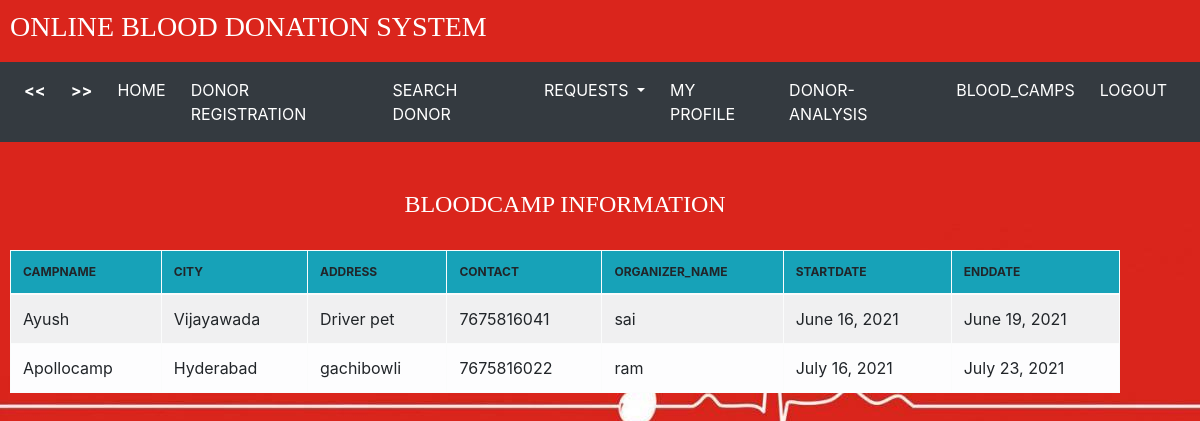
The app's page /bloodcamp/ with its own data.
### myapp/models.py (models this page shows)
class bloodcamp(models.Model):
	campname=models.CharField(max_length=40,default=None)
	address=models.CharField(max_length=40,default=None)
	city=models.CharField(max_length=40,default=None)
	contact=models.CharField(max_length=10,default=None)
	organizername=models.CharField(max_length=10,default=None,null=True,blank=True)
	startdate=models.DateField(max_length=10,default=None,null=True,blank=True)
	enddate=models.DateField(max_length=10,default=None,null=True,blank=True)

### myapp/views.py (the view)
# urls.py: path('bloodcamp/',views.Bloodcamp,name='bloodcamp'),
def Bloodcamp(request):
	campdata=bloodcamp.objects.all()
	return render(request,'myapp/bloodcamp.html',{'campdata':campdata})

### myapp/templates/myapp/bloodcamp.html (shortened to what this page needs)
{% include 'myapp/base.html' %}
{% block content %}
{%load static%}
<head>
   </head>
<div class="container">
    <h4 class="text-center">BLOODCAMP INFORMATION</h4><br>
    {% if campdata %}
    <table class="table table-light table-hover table-bordered table-striped">
        <thead class="bg-info">
            <tr style="font-size: 12px";>
                <th scope="col">CAMPNAME</th>
                <th scope="col">CITY</th>
                <th scope="col">ADDRESS</th>
                <th scope="col">CONTACT</th>
                <th scope="col">ORGANIZER_NAME</th>
                 <th scope="col">STARTDATE</th>
                 <th scope="col">ENDDATE</th>
            </tr>
        </thead>
        <tbody>
            {% for t in campdata %}
                    <tr>
                        <td> {{t.campname}}</td>
                        <td>{{t.city}}</td>
                        <td>{{t.address}}</td>
                        <td>{{t.contact}}</td>
                        <td>{{t.organizername}}</td>
                        <td>{{t.startdate}}</td>
                        <td >{{t.enddate}}</td>
                    </tr>
            {% endfor %}
            {% endif %}
        </tbody>
    </table>
</div>
{% endblock content %}

### myapp/templates/myapp/base.html (shortened to what this page needs)
<!DOCTYPE html>
<html>
<head>
  {% load static %}
  <link rel="stylesheet" href="https://maxcdn.bootstrapcdn.com/bootstrap/4.5.2/css/bootstrap.min.css">
</head>
<body background="{% static 'images/img.jpg' %}">
<h3 class="heading" >ONLINE BLOOD DONATION SYSTEM</h3>
<nav  class="navbar navbar-expand-sm bg-dark navbar-dark ">
  <ul class="navbar-nav">
    <li class="nav-item">
      <a id="1" class="nav-link text-white" onclick="goBack()"><b><<</b></a>
    </li>&nbsp&nbsp
    <li class="nav-item">
      <a id="2" class="nav-link text-white" onclick="goForward()"><b>>></b></a>
    </li>&nbsp&nbsp
    <li class="nav-item">
      <a class="nav-link text-white" href="{% url 'register' %}">HOME</a>
    </li>&nbsp&nbsp
    <li class="nav-item">
      <a class="nav-link text-white" href="{% url 'donorreg' %}">DONOR REGISTRATION</a>
    </li>&nbsp&nbsp
    <li class="nav-item">
      <a class="nav-link text-white" href="{% url 'searchdonor' %}">SEARCH DONOR</a>
    </li>&nbsp&nbsp
    <li class="nav-item dropdown">
      <a class="nav-link dropdown-toggle text-white"  id="navbardrop" data-toggle="dropdown">
        REQUESTS
      </a>
    </li>&nbsp&nbsp
    <li class="nav-item">
      <a class="nav-link text-white" href="{% url 'profile' %}">MY PROFILE</a>
    </li>&nbsp&nbsp
    <li class="nav-item">
      <a class="nav-link text-white" href="{% url 'barchart' %}">DONOR-ANALYSIS</a>
    </li>&nbsp&nbsp
    <li class="nav-item">
      <a class="nav-link text-white" href="{% url 'bloodcamp' %}" >BLOOD_CAMPS</a>
    </li>&nbsp&nbsp
    <li class="nav-item">
      <a class="nav-link text-white" href="{% url 'ulogout' %}" onclick="preventBack()">LOGOUT</a>
    </li>&nbsp&nbsp
  </ul>
</nav>
</body>
</html>

### myapp/templates/myapp/base.html (style rules this page uses)
.heading { color: white; font-family:Garamond; padding: 10px; }
.navbar { cursor: pointer; }

### myapp/templates/myapp/bloodcamp.html (style rules this page uses)
.text-center { color:white; font-family:Garamond; }
.container { margin-left: -5px; }
.table { width: 100%; }

### records on screen
bloodcamp: campname "Ayush", city "Vijayawada", address "Driver pet", contact "7675816041", organizername "sai", startdate "June 16, 2021", enddate "June 19, 2021"
bloodcamp: campname "Apollocamp", city "Hyderabad", address "gachibowli", contact "7675816022", organizername "ram", startdate "July 16, 2021", enddate "July 23, 2021"
